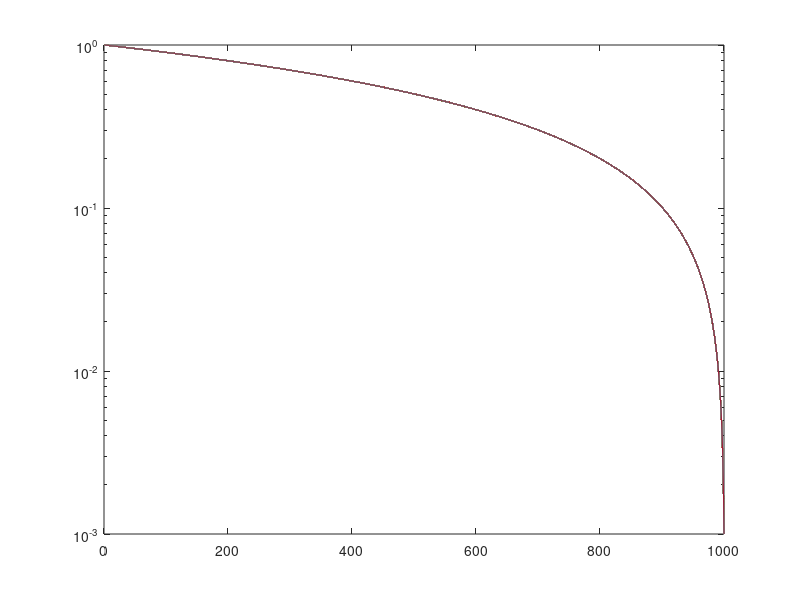

Here is the MATLAB script that generated this plot: (Note: this script raises an error after producing the figure.)
% 08 04 2025 Test Hutchinson vs trace estimator: convergence of Lanczos and
% variance wrt samples

clear all
close all
warning off

T = 1; dl = 20; S = 100;
flopsHutch = zeros(dl,S/10); flopsPreHutch = zeros(dl,S/10); 

decadimento=0;

switch decadimento
    case 0
        n = 1000;
        Q = randn(n,n); [Q,~] = qr(Q);
        g = linspace(1,n,n)';
        mi = 0;
        G = diag((-g+g(n,1)+1)./g(n,1));
        A = Q*G*Q';
        figure(1)
        semilogy(diag(G))
        hold on 
        semilogy(diag(G)+mi*ones(n))

    case 1
        n = 1000;
        Q = randn(n,n); [Q,~] = qr(Q);
        g = linspace(1,n,n)';
        mi = 1e-3;
        G = diag(1./(g).^2);
        A = Q*G*Q';
        figure(1)
        semilogy(diag(G))
        hold on 
        semilogy(diag(G)+mi*ones(n))

    case 2
        n = 1000;
        Q = randn(n,n); [Q,~] = qr(Q);
        g = linspace(1,n,n)';
        mi = 1e-2;
        G = diag(1./sqrt(g));
        A = Q*G*Q';
        figure(1)
        semilogy(diag(G))
        hold on 
        semilogy(diag(G)+mi*ones(n))

    case 3
        n = 1000;
        Q = randn(n,n); [Q,~] = qr(Q);
        g = linspace(1,n,n)';
        mi = 1e-3;
        G = diag(exp(-g));
        A = Q*G*Q';
        figure(1)
        semilogy(diag(G))
        hold on 
        semilogy(diag(G)+mi*ones(n))

    case 4
        n = 1000;
        mi = 1e-4;
        kernel = @(x,y) ((norm(x)/n)^10 + (norm(y)/n)^10)^(0.1);
        data_matrix = orth(randn(n,n))*diag(1:n);
        A = build_kernel_matrix(data_matrix,kernel);
        [Q,G] = svd(A);
        G=diag(diag(G));
        A = Q*G*Q';
        figure(1)
        semilogy(diag(G))
        hold on 
        semilogy(diag(G)+mi*ones(n))

    case 5
        n = 1000;
        mi = 1e-4;
        alpha = 1; nu = 11/2;
        kernel = @(x,y) sqrt(pi)*((alpha*norm(x-y))^(nu)*besselk(nu,alpha*norm(x-y)))/(2^(nu-1)*alpha^(2*nu)*gamma(nu+0.5));
        data_matrix = orth(randn(n,n))*diag(1:n);

        for row = 1:n

            for column = 1:n

                if row == column
                
                    A(row,column) = sqrt(pi)*gamma(nu)/(gamma(nu + 1/2)*alpha^(2*nu));

                else

                    A(row,column) = kernel(data_matrix(:,row),data_matrix(:,column));

                end

            end
        
        end

        [Q,G] = svd(A);
        G=diag(diag(G));
        A = Q*G*Q';
        figure(1)
        semilogy(diag(G))
        hold on 
        semilogy(diag(G)+mi*ones(n))
end

trA = sum(log(diag(G+mi*eye(n,n))),"all");
MeanTotVarHutch = zeros(dl,1); MeanTotVarPreHutch = zeros(dl,1);

for t=1:T
    for l=10:10:10*dl
    
        % Nystrom su A
        [U,Lhat] = Nystrom(A,l);  ll = Lhat(l,l);
        % P05 = sqrtm((ll+mi)*U*(Lhat+mi*eye(l))^-1*U' + (eye(n) - U*U') );
        P = (ll+mi)^0.5*U*(Lhat+mi*eye(l))^-0.5*U' + (eye(n) - U*U');
        
        flopsPreHutch(l/10,1:S/10) = flopsPreHutch(l/10,1) + l^2*(l+n);
        % trPREC(l/10,1) = trace(logm((P*P)^-1));
        trPREC(l/10,1) = log((ll+mi)^(-l)*prod(diag(Lhat+mi*eye(l,l))));

        flopsPreHutch(l/10,1:S/10) = flopsPreHutch(l/10,1) + 3*l;
        % true_value(l/10,1) = trace(logm(P05*(A+mi*eye(n))*P05));

        for s=10:10:S
            %Hutchinson sulla matrice precondizionata
            [Pits(s/10),Ptr] = Preconditioned_HUTCH(A,mi,P,s,500);
            flopsPreHutch(l/10,s/10) = flopsPreHutch(l/10,s/10) + s*(Pits(s/10)*n^2);
            PreHutch(l/10,s/10) = trPREC(l/10,1) + Ptr;
            %stimatore direttamente su A
            [its(s/10),tr] = EST(A,mi,s,500);
            HutchA(l/10,s/10) = tr;
            flopsHutch(l/10,s/10) = flopsHutch(l/10,s/10) + s*(its(s/10)*n^2);
        end
        
        %total variation of estimator and PreHutch
        tvh(l/10,:) = HutchA(l/10,2:end)-HutchA(l/10,1:end-1);
        TotVarHutch(l/10,t) = sum(abs(tvh(l/10,:)));
        MeanTotVarHutch(l/10,1) = MeanTotVarHutch(l/10) + TotVarHutch(l/10,t);
        tvph(l/10,:) = PreHutch(l/10,2:end)-PreHutch(l/10,1:end-1);
        TotVarPreHutch(l/10,t) = sum(abs(tvph(l/10,:)));
        MeanTotVarPreHutch(l/10,1) = MeanTotVarPreHutch(l/10) + TotVarPreHutch(l/10,t);

        %stimatore deterministico
        brutal_estimate(l/10) = n*log(ll); %+G(n,n)

        %stime finali
        BrutEst(l/10) = trPREC(l/10) + brutal_estimate(l/10);

        figure(1+l/10)
        plot(10:10:S,PreHutch(l/10,:),'r')
        hold on
        plot(10:10:S,HutchA(l/10,:),'o-g')
        hold on
        plot(10:10:S,trA*ones(S/10,1),'c')
        legend('PreHutch++','est(log(A+$\mu$ I))','trlog(A+$\mu$ I)','interpreter','latex')
        
        figure(100+l/10)
        plot(10:10:S,flopsHutch(l/10,:),'o-g')
        hold on
        plot(10:10:S,flopsPreHutch(l/10,:),'r')
        legend('FLOPS est(log(A+$\mu$ I))','FLOPS PreHutch++','interpreter','latex')
    end
    
    % figure(3)
    % plot([10:10:10*dl],PreHutchEst/trA,'r')
    % hold on
    % plot([10:10:10*dl],PreHutchEstInv/trA,'-p')
    % hold on
    % plot([10:10:10*dl],HutchEst/trA,'b')
    % hold on
    % plot([10:10:10*dl],HutchEstInv/trA,'-v')
    % hold on
    % plot([10:10:10*dl],BrutEst/trA,'g')
    % hold on
    % plot([10:10:10*dl],BrutEstInv/trA,'y')
    % hold on
    % plot([10:10:10*dl],HutchA/trA,'o-')
    % hold on
    % ylim([0.8,1.2])
    % legend('ratio PreHutch++','ratio PreHutchInv++','ratio Hutch++','ratio HutchInv++','ratio BrutalEst','ratio BrutalEstInv','ratio Hutch(A)')
end

figure(400*T)
plot(10:10:10*dl,1/T*MeanTotVarHutch,'g')
hold on
plot(10:10:10*dl,1/T*MeanTotVarPreHutch,'r')
xlabel('rank of Nystrom preconditioner')
ylabel('mean of total variance')
legend('Total Variance Estimate','Total Variance PreHutch++','interpreter','latex')